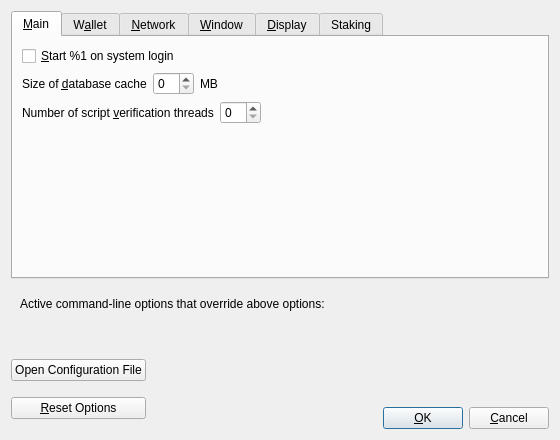
<?xml version="1.0" encoding="UTF-8"?>
<ui version="4.0">
 <class>OptionsDialog</class>
 <widget class="QDialog" name="OptionsDialog">
  <property name="geometry">
   <rect>
    <x>0</x>
    <y>0</y>
    <width>560</width>
    <height>440</height>
   </rect>
  </property>
  <property name="windowTitle">
   <string>Options</string>
  </property>
  <property name="modal">
   <bool>true</bool>
  </property>
  <layout class="QVBoxLayout" name="verticalLayout">
   <item>
    <widget class="QTabWidget" name="tabWidget">
     <property name="currentIndex">
      <number>0</number>
     </property>
     <widget class="QWidget" name="tabMain">
      <attribute name="title">
       <string>&amp;Main</string>
      </attribute>
      <layout class="QVBoxLayout" name="verticalLayout_Main">
       <item>
        <widget class="QCheckBox" name="bitcoinAtStartup">
         <property name="toolTip">
          <string>Automatically start %1 after logging in to the system.</string>
         </property>
         <property name="text">
          <string>&amp;Start %1 on system login</string>
         </property>
        </widget>
       </item>
       <item>
        <layout class="QHBoxLayout" name="horizontalLayout_2_Main">
         <item>
          <widget class="QLabel" name="databaseCacheLabel">
           <property name="text">
            <string>Size of &amp;database cache</string>
           </property>
           <property name="textFormat">
            <enum>Qt::PlainText</enum>
           </property>
           <property name="buddy">
            <cstring>databaseCache</cstring>
           </property>
          </widget>
         </item>
         <item>
          <widget class="QSpinBox" name="databaseCache"/>
         </item>
         <item>
          <widget class="QLabel" name="databaseCacheUnitLabel">
           <property name="text">
            <string>MB</string>
           </property>
           <property name="textFormat">
            <enum>Qt::PlainText</enum>
           </property>
          </widget>
         </item>
         <item>
          <spacer name="horizontalSpacer_2_Main">
           <property name="orientation">
            <enum>Qt::Horizontal</enum>
           </property>
           <property name="sizeHint" stdset="0">
            <size>
             <width>40</width>
             <height>20</height>
            </size>
           </property>
          </spacer>
         </item>
        </layout>
       </item>
       <item>
        <layout class="QHBoxLayout" name="horizontalLayout_3_Main">
         <item>
          <widget class="QLabel" name="threadsScriptVerifLabel">
           <property name="text">
            <string>Number of script &amp;verification threads</string>
           </property>
           <property name="textFormat">
            <enum>Qt::PlainText</enum>
           </property>
           <property name="buddy">
            <cstring>threadsScriptVerif</cstring>
           </property>
          </widget>
         </item>
         <item>
          <widget class="QSpinBox" name="threadsScriptVerif">
           <property name="toolTip">
            <string>(0 = auto, &lt;0 = leave that many cores free)</string>
           </property>
          </widget>
         </item>
         <item>
          <spacer name="horizontalSpacer_3_Main">
           <property name="orientation">
            <enum>Qt::Horizontal</enum>
           </property>
           <property name="sizeHint" stdset="0">
            <size>
             <width>40</width>
             <height>20</height>
            </size>
           </property>
          </spacer>
         </item>
        </layout>
       </item>
       <item>
        <spacer name="verticalSpacer_Main">
         <property name="orientation">
          <enum>Qt::Vertical</enum>
         </property>
         <property name="sizeHint" stdset="0">
          <size>
           <width>20</width>
           <height>40</height>
          </size>
         </property>
        </spacer>
       </item>
      </layout>
     </widget>
     <widget class="QWidget" name="tabWallet">
      <attribute name="title">
       <string>W&amp;allet</string>
      </attribute>
      <layout class="QVBoxLayout" name="verticalLayout_Wallet">
       <item>
        <widget class="QGroupBox" name="groupBox">
         <property name="title">
          <string>Expert</string>
         </property>
         <layout class="QVBoxLayout" name="verticalLayout_2">
          <item>
           <widget class="QCheckBox" name="coinControlFeatures">
            <property name="toolTip">
             <string>Whether to show coin control features or not.</string>
            </property>
            <property name="text">
             <string>Enable coin &amp;control features</string>
            </property>
           </widget>
          </item>
          <item>
           <widget class="QCheckBox" name="spendZeroConfChange">
            <property name="toolTip">
             <string>If you disable the spending of unconfirmed change, the change from a transaction cannot be used until that transaction has at least one confirmation. This also affects how your balance is computed.</string>
            </property>
            <property name="text">
             <string>&amp;Spend unconfirmed change</string>
            </property>
           </widget>
          </item>
          <item>
           <widget class="QCheckBox" name="showIncomingStakeNotifications">
            <property name="toolTip">
             <string>Display notification dialog for incoming stake transactions.</string>
            </property>
            <property name="text">
             <string>&amp;Show incoming stake notifications</string>
            </property>
           </widget>
          </item>
         </layout>
        </widget>
       </item>
       <item>
        <spacer name="verticalSpacer_Wallet">
         <property name="orientation">
          <enum>Qt::Vertical</enum>
         </property>
         <property name="sizeHint" stdset="0">
          <size>
           <width>20</width>
           <height>40</height>
          </size>
         </property>
        </spacer>
       </item>
      </layout>
     </widget>
     <widget class="QWidget" name="tabNetwork">
      <attribute name="title">
       <string>&amp;Network</string>
      </attribute>
      <layout class="QVBoxLayout" name="verticalLayout_Network">
       <item>
        <widget class="QCheckBox" name="mapPortUpnp">
         <property name="toolTip">
          <string>Automatically open the Amigo client port on the router. This only works when your router supports UPnP and it is enabled.</string>
         </property>
         <property name="text">
          <string>Map port using &amp;UPnP</string>
         </property>
        </widget>
       </item>
       <item>
        <widget class="QCheckBox" name="allowIncoming">
         <property name="toolTip">
          <string>Accept connections from outside.</string>
         </property>
         <property name="text">
          <string>Allow incomin&amp;g connections</string>
         </property>
        </widget>
       </item>
       <item>
        <widget class="QCheckBox" name="connectSocks">
         <property name="toolTip">
          <string>Connect to the Amigo network through a SOCKS5 proxy.</string>
         </property>
         <property name="text">
          <string>&amp;Connect through SOCKS5 proxy (default proxy):</string>
         </property>
        </widget>
       </item>
       <item>
        <layout class="QHBoxLayout" name="horizontalLayout_1_Network">
         <item>
          <widget class="QLabel" name="proxyIpLabel">
           <property name="text">
            <string>Proxy &amp;IP:</string>
           </property>
           <property name="textFormat">
            <enum>Qt::PlainText</enum>
           </property>
           <property name="buddy">
            <cstring>proxyIp</cstring>
           </property>
          </widget>
         </item>
         <item>
          <widget class="QValidatedLineEdit" name="proxyIp">
           <property name="minimumSize">
            <size>
             <width>140</width>
             <height>0</height>
            </size>
           </property>
           <property name="maximumSize">
            <size>
             <width>140</width>
             <height>16777215</height>
            </size>
           </property>
           <property name="toolTip">
            <string>IP address of the proxy (e.g. IPv4: 127.0.0.1 / IPv6: ::1)</string>
           </property>
          </widget>
         </item>
         <item>
          <widget class="QLabel" name="proxyPortLabel">
           <property name="text">
            <string>&amp;Port:</string>
           </property>
           <property name="textFormat">
            <enum>Qt::PlainText</enum>
           </property>
           <property name="buddy">
            <cstring>proxyPort</cstring>
           </property>
          </widget>
         </item>
         <item>
          <widget class="QLineEdit" name="proxyPort">
           <property name="minimumSize">
            <size>
             <width>55</width>
             <height>0</height>
            </size>
           </property>
           <property name="maximumSize">
            <size>
             <width>55</width>
             <height>16777215</height>
            </size>
           </property>
           <property name="toolTip">
            <string>Port of the proxy (e.g. 9050)</string>
           </property>
          </widget>
         </item>
         <item>
          <spacer name="horizontalSpacer_1_Network">
           <property name="orientation">
            <enum>Qt::Horizontal</enum>
           </property>
           <property name="sizeHint" stdset="0">
            <size>
             <width>40</width>
             <height>20</height>
            </size>
           </property>
          </spacer>
         </item>
        </layout>
       </item>
       <item>
        <layout class="QHBoxLayout" name="horizontalLayout_2_Network">
         <item>
          <widget class="QLabel" name="proxyActiveNets">
           <property name="text">
            <string>Used for reaching peers via:</string>
           </property>
           <property name="textFormat">
            <enum>Qt::PlainText</enum>
           </property>
          </widget>
         </item>
         <item>
          <widget class="QCheckBox" name="proxyReachIPv4">
           <property name="enabled">
            <bool>false</bool>
           </property>
           <property name="toolTip">
            <string>Shows if the supplied default SOCKS5 proxy is used to reach peers via this network type.</string>
           </property>
           <property name="text">
            <string/>
           </property>
          </widget>
         </item>
         <item>
          <widget class="QLabel" name="proxyReachIPv4Label">
           <property name="text">
            <string>IPv4</string>
           </property>
           <property name="textFormat">
            <enum>Qt::PlainText</enum>
           </property>
          </widget>
         </item>
         <item>
          <widget class="QCheckBox" name="proxyReachIPv6">
           <property name="enabled">
            <bool>false</bool>
           </property>
           <property name="toolTip">
            <string>Shows if the supplied default SOCKS5 proxy is used to reach peers via this network type.</string>
           </property>
           <property name="text">
            <string/>
           </property>
          </widget>
         </item>
         <item>
          <widget class="QLabel" name="proxyReachIPv6Label">
           <property name="text">
            <string>IPv6</string>
           </property>
           <property name="textFormat">
            <enum>Qt::PlainText</enum>
           </property>
          </widget>
         </item>
         <item>
          <widget class="QCheckBox" name="proxyReachTor">
           <property name="enabled">
            <bool>false</bool>
           </property>
           <property name="toolTip">
            <string>Shows if the supplied default SOCKS5 proxy is used to reach peers via this network type.</string>
           </property>
           <property name="text">
            <string/>
           </property>
          </widget>
         </item>
         <item>
          <widget class="QLabel" name="proxyReachTorLabel">
           <property name="text">
            <string>Tor</string>
           </property>
           <property name="textFormat">
            <enum>Qt::PlainText</enum>
           </property>
          </widget>
         </item>
         <item>
          <spacer name="horizontalSpacer_2_Network">
           <property name="orientation">
            <enum>Qt::Horizontal</enum>
           </property>
           <property name="sizeHint" stdset="0">
            <size>
             <width>40</width>
             <height>20</height>
            </size>
           </property>
          </spacer>
         </item>
        </layout>
       </item>
       <item>
        <widget class="QCheckBox" name="connectSocksTor">
         <property name="toolTip">
          <string>Connect to the Amigo network through a separate SOCKS5 proxy for Tor hidden services.</string>
         </property>
         <property name="text">
          <string>Use separate SOCKS&amp;5 proxy to reach peers via Tor hidden services:</string>
         </property>
        </widget>
       </item>
       <item>
        <layout class="QHBoxLayout" name="horizontalLayout_3_Network">
         <item>
          <widget class="QLabel" name="proxyIpTorLabel">
           <property name="text">
            <string>Proxy &amp;IP:</string>
           </property>
           <property name="textFormat">
            <enum>Qt::PlainText</enum>
           </property>
           <property name="buddy">
            <cstring>proxyIpTor</cstring>
           </property>
          </widget>
         </item>
         <item>
          <widget class="QValidatedLineEdit" name="proxyIpTor">
           <property name="minimumSize">
            <size>
             <width>140</width>
             <height>0</height>
            </size>
           </property>
           <property name="maximumSize">
            <size>
             <width>140</width>
             <height>16777215</height>
            </size>
           </property>
           <property name="toolTip">
            <string>IP address of the proxy (e.g. IPv4: 127.0.0.1 / IPv6: ::1)</string>
           </property>
          </widget>
         </item>
         <item>
          <widget class="QLabel" name="proxyPortTorLabel">
           <property name="text">
            <string>&amp;Port:</string>
           </property>
           <property name="textFormat">
            <enum>Qt::PlainText</enum>
           </property>
           <property name="buddy">
            <cstring>proxyPortTor</cstring>
           </property>
          </widget>
         </item>
         <item>
          <widget class="QLineEdit" name="proxyPortTor">
           <property name="minimumSize">
            <size>
             <width>55</width>
             <height>0</height>
            </size>
           </property>
           <property name="maximumSize">
            <size>
             <width>55</width>
             <height>16777215</height>
            </size>
           </property>
           <property name="toolTip">
            <string>Port of the proxy (e.g. 9050)</string>
           </property>
          </widget>
         </item>
         <item>
          <spacer name="horizontalSpacer_4_Network">
           <property name="orientation">
            <enum>Qt::Horizontal</enum>
           </property>
           <property name="sizeHint" stdset="0">
            <size>
             <width>40</width>
             <height>20</height>
            </size>
           </property>
          </spacer>
         </item>
        </layout>
       </item>
       <item>
        <spacer name="verticalSpacer_Network">
         <property name="orientation">
          <enum>Qt::Vertical</enum>
         </property>
         <property name="sizeHint" stdset="0">
          <size>
           <width>20</width>
           <height>40</height>
          </size>
         </property>
        </spacer>
       </item>
      </layout>
     </widget>
     <widget class="QWidget" name="tabWindow">
      <attribute name="title">
       <string>&amp;Window</string>
      </attribute>
      <layout class="QVBoxLayout" name="verticalLayout_Window">
       <item>
        <widget class="QCheckBox" name="hideTrayIcon">
         <property name="toolTip">
          <string>Hide the icon from the system tray.</string>
         </property>
         <property name="text">
          <string>&amp;Hide tray icon</string>
         </property>
        </widget>
       </item>
       <item>
        <widget class="QCheckBox" name="minimizeToTray">
         <property name="toolTip">
          <string>Show only a tray icon after minimizing the window.</string>
         </property>
         <property name="text">
          <string>&amp;Minimize to the tray instead of the taskbar</string>
         </property>
        </widget>
       </item>
       <item>
        <widget class="QCheckBox" name="minimizeOnClose">
         <property name="toolTip">
          <string>Minimize instead of exit the application when the window is closed. When this option is enabled, the application will be closed only after selecting Exit in the menu.</string>
         </property>
         <property name="text">
          <string>M&amp;inimize on close</string>
         </property>
        </widget>
       </item>
       <item>
        <spacer name="verticalSpacer_Window">
         <property name="orientation">
          <enum>Qt::Vertical</enum>
         </property>
         <property name="sizeHint" stdset="0">
          <size>
           <width>20</width>
           <height>40</height>
          </size>
         </property>
        </spacer>
       </item>
      </layout>
     </widget>
     <widget class="QWidget" name="tabDisplay">
      <attribute name="title">
       <string>&amp;Display</string>
      </attribute>
      <layout class="QVBoxLayout" name="verticalLayout_Display">
       <item>
        <layout class="QHBoxLayout" name="horizontalLayout_1_Display">
         <item>
          <widget class="QLabel" name="langLabel">
           <property name="text">
            <string>User Interface &amp;language:</string>
           </property>
           <property name="textFormat">
            <enum>Qt::PlainText</enum>
           </property>
           <property name="buddy">
            <cstring>lang</cstring>
           </property>
          </widget>
         </item>
         <item>
          <widget class="QValueComboBox" name="lang">
           <property name="toolTip">
            <string>The user interface language can be set here. This setting will take effect after restarting %1.</string>
           </property>
          </widget>
         </item>
        </layout>
       </item>
       <item>
        <layout class="QHBoxLayout" name="horizontalLayout_2_Display">
         <item>
          <widget class="QLabel" name="unitLabel">
           <property name="text">
            <string>&amp;Unit to show amounts in:</string>
           </property>
           <property name="textFormat">
            <enum>Qt::PlainText</enum>
           </property>
           <property name="buddy">
            <cstring>unit</cstring>
           </property>
          </widget>
         </item>
         <item>
          <widget class="QValueComboBox" name="unit">
           <property name="toolTip">
            <string>Choose the default subdivision unit to show in the interface and when sending coins.</string>
           </property>
          </widget>
         </item>
        </layout>
       </item>
       <item>
        <layout class="QHBoxLayout" name="horizontalLayout_3_Display">
         <item>
          <widget class="QLabel" name="thirdPartyTxUrlsLabel">
           <property name="toolTip">
            <string>Third party URLs (e.g. a block explorer) that appear in the transactions tab as context menu items. %s in the URL is replaced by transaction hash. Multiple URLs are separated by vertical bar |.</string>
           </property>
           <property name="text">
            <string>&amp;Third party transaction URLs</string>
           </property>
           <property name="buddy">
            <cstring>thirdPartyTxUrls</cstring>
           </property>
          </widget>
         </item>
         <item>
          <widget class="QLineEdit" name="thirdPartyTxUrls">
           <property name="toolTip">
            <string>Third party URLs (e.g. a block explorer) that appear in the transactions tab as context menu items. %s in the URL is replaced by transaction hash. Multiple URLs are separated by vertical bar |.</string>
           </property>
          </widget>
         </item>
        </layout>
       </item>
       <item>
        <spacer name="verticalSpacer_Display">
         <property name="orientation">
          <enum>Qt::Vertical</enum>
         </property>
         <property name="sizeHint" stdset="0">
          <size>
           <width>20</width>
           <height>40</height>
          </size>
         </property>
        </spacer>
       </item>
      </layout>
     </widget>
     <widget class="QWidget" name="tab">
      <attribute name="title">
       <string>Staking</string>
      </attribute>
      <layout class="QGridLayout" name="gridLayout">
       <item row="0" column="0">
        <layout class="QFormLayout" name="formLayout">
         <item row="0" column="0">
          <widget class="QLabel" name="reserveBalanceLabel">
           <property name="text">
            <string>Reserve Balance</string>
           </property>
          </widget>
         </item>
         <item row="0" column="1">
          <widget class="BitcoinAmountField" name="reserveBalanceAmount">
           <property name="maximumSize">
            <size>
             <width>250</width>
             <height>16777215</height>
            </size>
           </property>
          </widget>
         </item>
        </layout>
       </item>
      </layout>
     </widget>
    </widget>
   </item>
   <item>
    <widget class="QFrame" name="frame">
     <layout class="QVBoxLayout" name="verticalLayout_Bottom">
      <item>
       <layout class="QHBoxLayout" name="horizontalLayout_Bottom">
        <item>
         <widget class="QLabel" name="overriddenByCommandLineInfoLabel">
          <property name="text">
           <string>Active command-line options that override above options:</string>
          </property>
          <property name="textFormat">
           <enum>Qt::PlainText</enum>
          </property>
         </widget>
        </item>
        <item>
         <spacer name="horizontalSpacer_Bottom">
          <property name="orientation">
           <enum>Qt::Horizontal</enum>
          </property>
          <property name="sizeHint" stdset="0">
           <size>
            <width>40</width>
            <height>20</height>
           </size>
          </property>
         </spacer>
        </item>
       </layout>
      </item>
      <item>
       <widget class="QLabel" name="overriddenByCommandLineLabel">
        <property name="text">
         <string/>
        </property>
        <property name="textFormat">
         <enum>Qt::PlainText</enum>
        </property>
        <property name="wordWrap">
         <bool>true</bool>
        </property>
       </widget>
      </item>
     </layout>
    </widget>
   </item>
   <item>
    <layout class="QHBoxLayout" name="horizontalLayout_Buttons">
     <item>
      <layout class="QVBoxLayout" name="verticalLayout_Buttons">
       <item>
        <widget class="QPushButton" name="openBitcoinConfButton">
         <property name="toolTip">
          <string>Open the %1 configuration file from the working directory.</string>
         </property>
         <property name="text">
          <string>Open Configuration File</string>
         </property>
         <property name="autoDefault">
          <bool>false</bool>
         </property>
        </widget>
       </item>
       <item>
        <widget class="QPushButton" name="resetButton">
         <property name="toolTip">
          <string>Reset all client options to default.</string>
         </property>
         <property name="text">
          <string>&amp;Reset Options</string>
         </property>
         <property name="autoDefault">
          <bool>false</bool>
         </property>
        </widget>
       </item>
      </layout>
     </item>
     <item>
      <spacer name="horizontalSpacer_1">
       <property name="orientation">
        <enum>Qt::Horizontal</enum>
       </property>
       <property name="sizeHint" stdset="0">
        <size>
         <width>40</width>
         <height>48</height>
        </size>
       </property>
      </spacer>
     </item>
     <item>
      <widget class="QLabel" name="statusLabel">
       <property name="minimumSize">
        <size>
         <width>200</width>
         <height>0</height>
        </size>
       </property>
       <property name="font">
        <font>
         <weight>75</weight>
         <bold>true</bold>
        </font>
       </property>
       <property name="text">
        <string/>
       </property>
       <property name="textFormat">
        <enum>Qt::PlainText</enum>
       </property>
       <property name="wordWrap">
        <bool>true</bool>
       </property>
      </widget>
     </item>
     <item>
      <spacer name="horizontalSpacer_2">
       <property name="orientation">
        <enum>Qt::Horizontal</enum>
       </property>
       <property name="sizeHint" stdset="0">
        <size>
         <width>40</width>
         <height>48</height>
        </size>
       </property>
      </spacer>
     </item>
     <item>
      <layout class="QVBoxLayout" name="verticalLayout_4">
       <item>
        <spacer name="verticalSpacer">
         <property name="orientation">
          <enum>Qt::Vertical</enum>
         </property>
         <property name="sizeHint" stdset="0">
          <size>
           <width>20</width>
           <height>40</height>
          </size>
         </property>
        </spacer>
       </item>
       <item>
        <layout class="QHBoxLayout" name="horizontalLayout">
         <item>
          <widget class="QPushButton" name="okButton">
           <property name="text">
            <string>&amp;OK</string>
           </property>
           <property name="autoDefault">
            <bool>false</bool>
           </property>
           <property name="default">
            <bool>true</bool>
           </property>
          </widget>
         </item>
         <item>
          <widget class="QPushButton" name="cancelButton">
           <property name="text">
            <string>&amp;Cancel</string>
           </property>
           <property name="autoDefault">
            <bool>false</bool>
           </property>
          </widget>
         </item>
        </layout>
       </item>
      </layout>
     </item>
    </layout>
   </item>
  </layout>
 </widget>
 <customwidgets>
  <customwidget>
   <class>QValidatedLineEdit</class>
   <extends>QLineEdit</extends>
   <header>qt/qvalidatedlineedit.h</header>
  </customwidget>
  <customwidget>
   <class>QValueComboBox</class>
   <extends>QComboBox</extends>
   <header>qt/qvaluecombobox.h</header>
  </customwidget>
  <customwidget>
   <class>BitcoinAmountField</class>
   <extends>QLineEdit</extends>
   <header>qt/bitcoinamountfield.h</header>
   <container>1</container>
  </customwidget>
 </customwidgets>
 <resources/>
 <connections/>
</ui>
